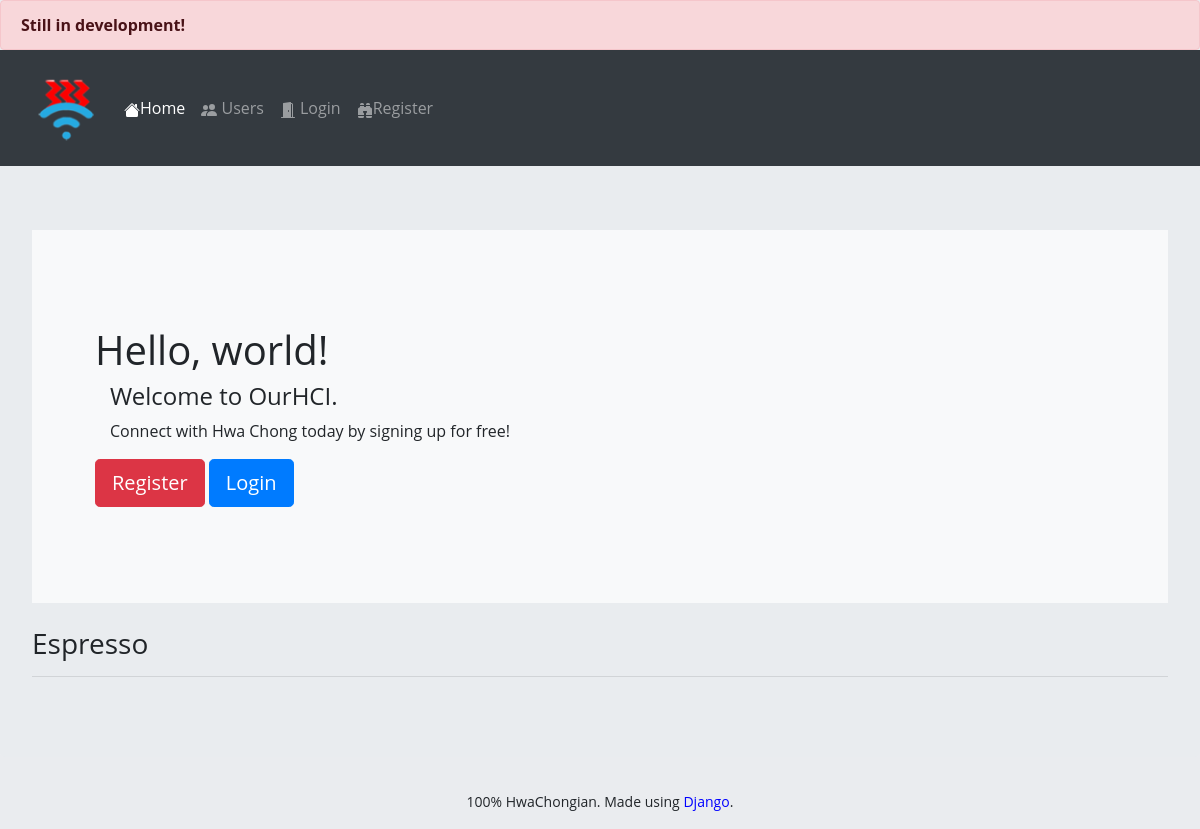
The app's page /, older data.
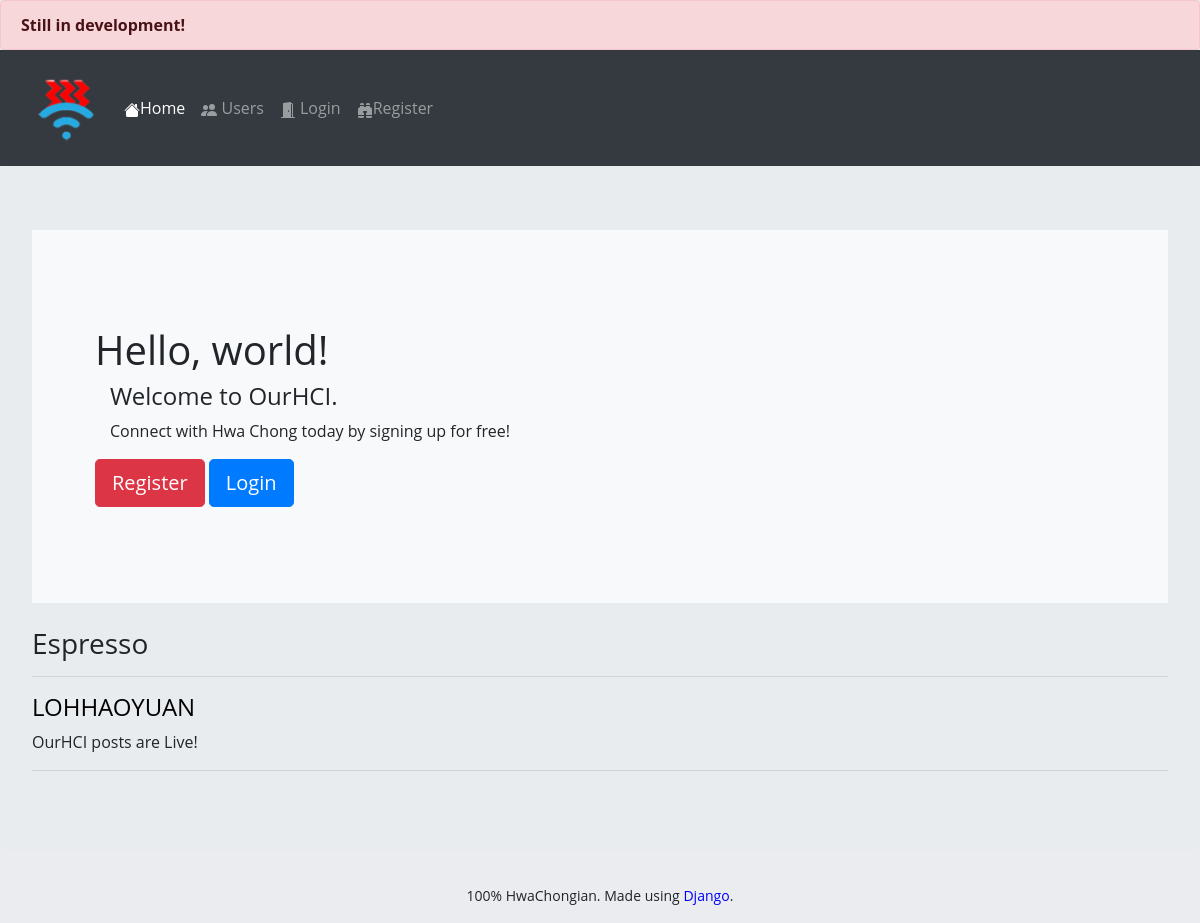
The same page, newer data.
### ourapp/models.py (models this page shows)
class Post(models.Model):
    user = models.ForeignKey(User, on_delete=models.CASCADE)
    content = models.TextField(null=False)
    image = models.ImageField(upload_to="uploads/images", blank=True)

class User(AbstractUser):
    hciclass = models.CharField(max_length=3, null=False, blank=False)
    consortium = models.CharField(max_length=8, null=True, blank=True)
    bio = models.TextField(max_length=500, null=True, blank=True)
    reputation = models.IntegerField(null=False, blank=False, default=100)
    email = models.EmailField(null=False, max_length=26, blank=False)

### ourapp/views.py (the view)
# urls.py: path("", views.index, name="index"),
def index(request):
    user = request.user
    developer = user.groups.filter(name='Developer').exists()
    feed = Post.objects.all()
    return render(request, "ourapp/index.html", {
        "developer": developer,
        "feed":feed
    })

### ourapp/templates/ourapp/index.html (shortened to what this page needs)
{% extends "ourapp/layout.html" %}
{% block body %}
    <div class="jumbotron">
        {% if user.is_authenticated%}
        <div class="p-5 mb-4 bg-light rounded-3">
            <div class="container-fluid py-5">
            <h1 class="display-5 fw-bold">Hello, <strong>{{user}}</strong>!</h1>
            <h4 class="col-md-8 fs-4">Welcome back to OurHCI.</h4>
                <p class="col-md-8 fs-4">
                    "If you are on social media, and you are not learning, not laughing,
                    not being inspired or not networking,
                    then you are using it wrong." ― Germany Kent
                     </p>
            </div>
        </div>
        {% else %}
        <div class="p-5 mb-4 bg-light rounded-3">
            <div class="container-fluid py-5">
            <h1 class="display-5 fw-bold">Hello, world!</h1>
            <h4 class="col-md-8 fs-4">Welcome to OurHCI.</h4>
            <p class="col-md-8 fs-4">Connect with Hwa Chong today by signing up for free!</p>
            <a class="btn btn-danger btn-lg" href="{%url 'register' %}" role="button">Register</a>
            <a class="btn btn-primary btn-lg" href="{%url 'login' %}" role="button">Login</a>
            </div>
        </div>
        {%endif%}
        <h3>Espresso</h3>
        <hr>
        {%for post in feed%}
            <a class="userlink" href="{% url 'profile' post.user %}"><h4>{{post.user}}</h4></a>
            <p>{{post.content}}</p>
            <hr>
        {% endfor %}
    </div>
{% endblock %}

Row changes from the older to the newer data that the page shows:
added Post: user "LOHHAOYUAN", content "OurHCI posts are Live!"
